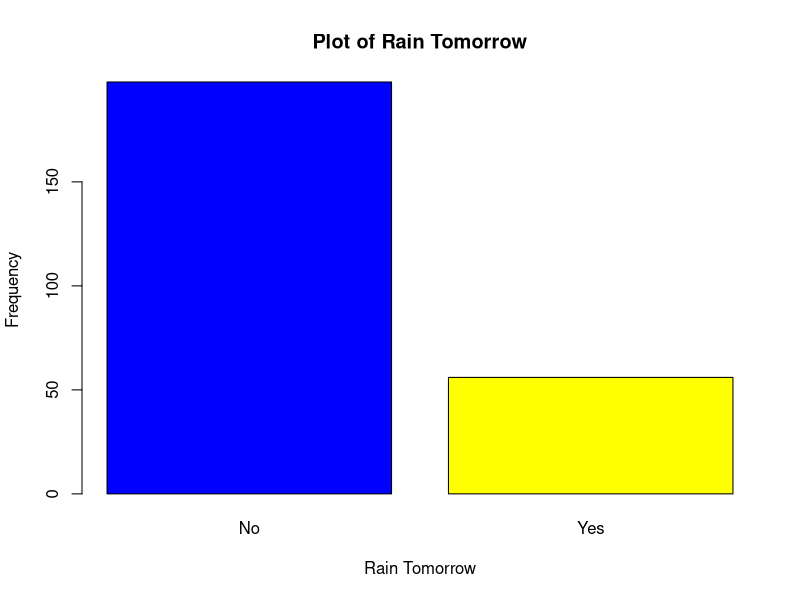
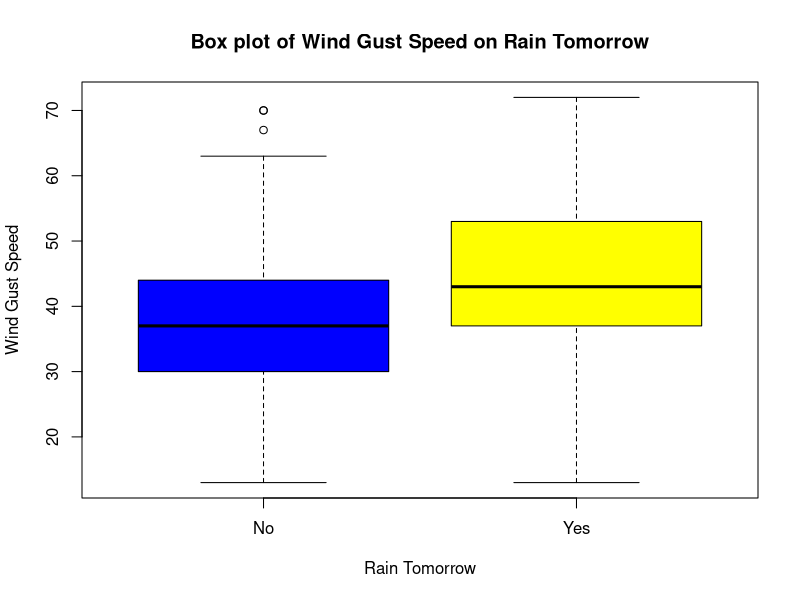
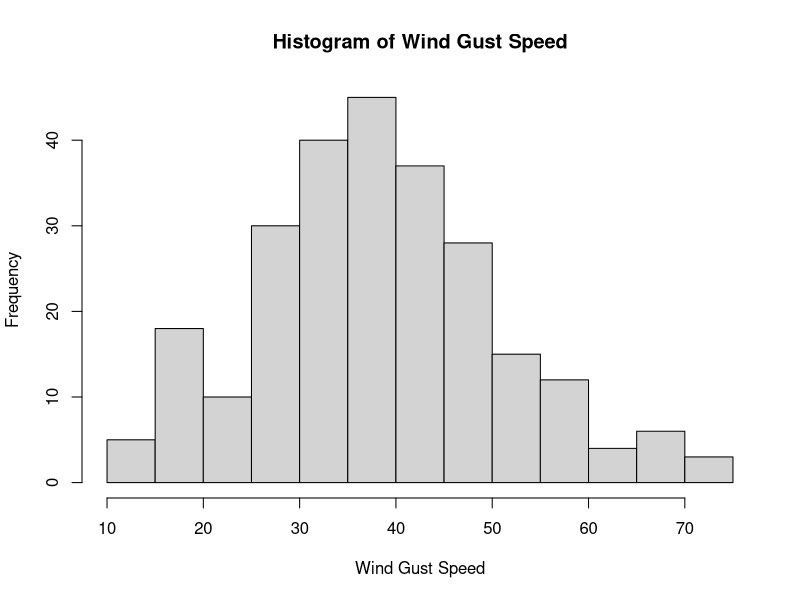
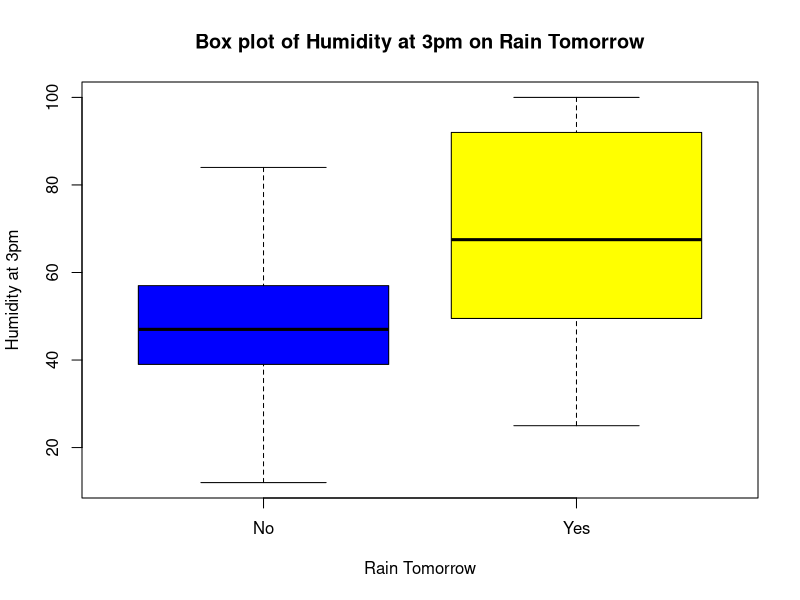
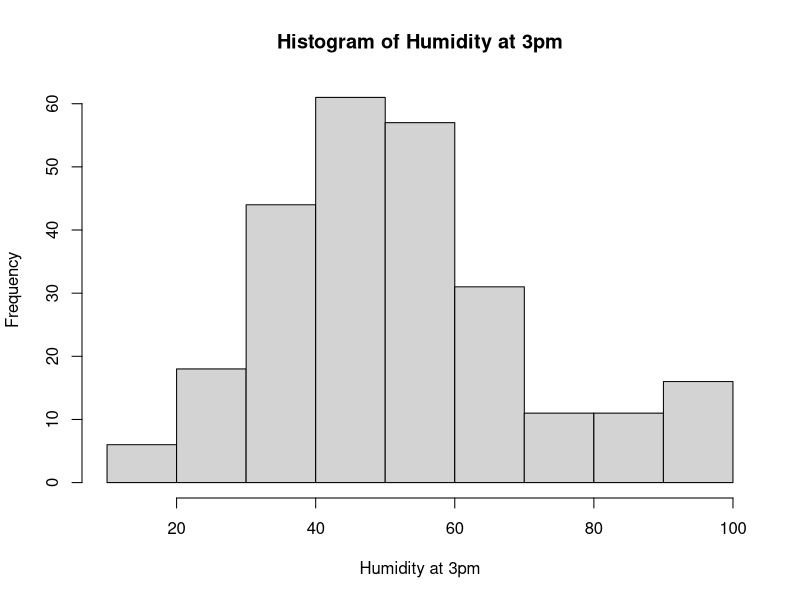
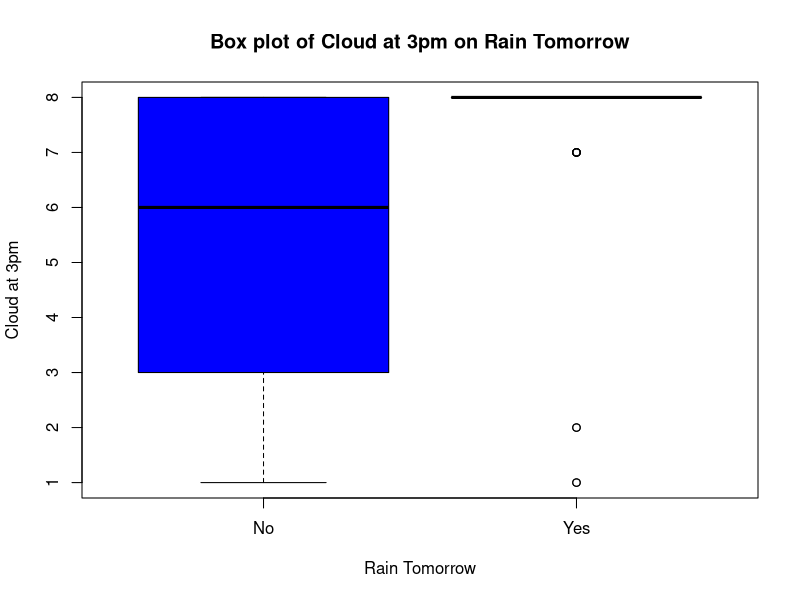
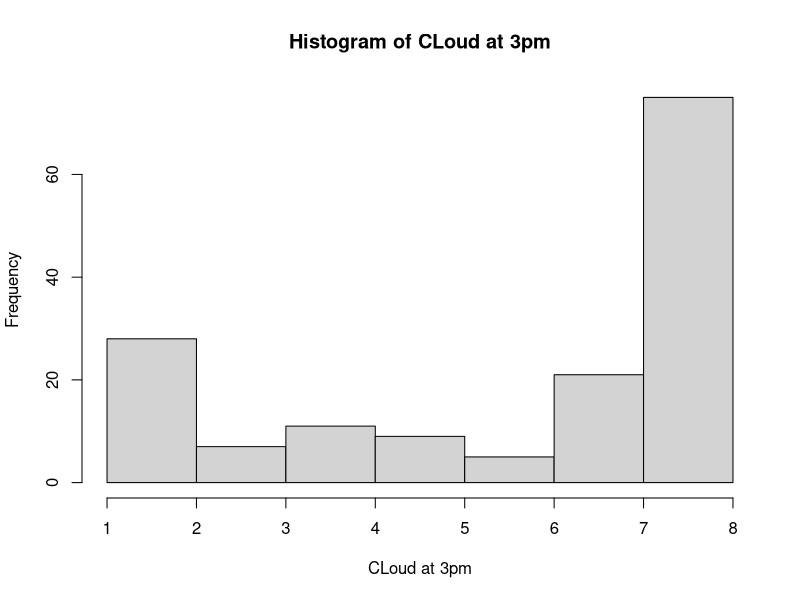
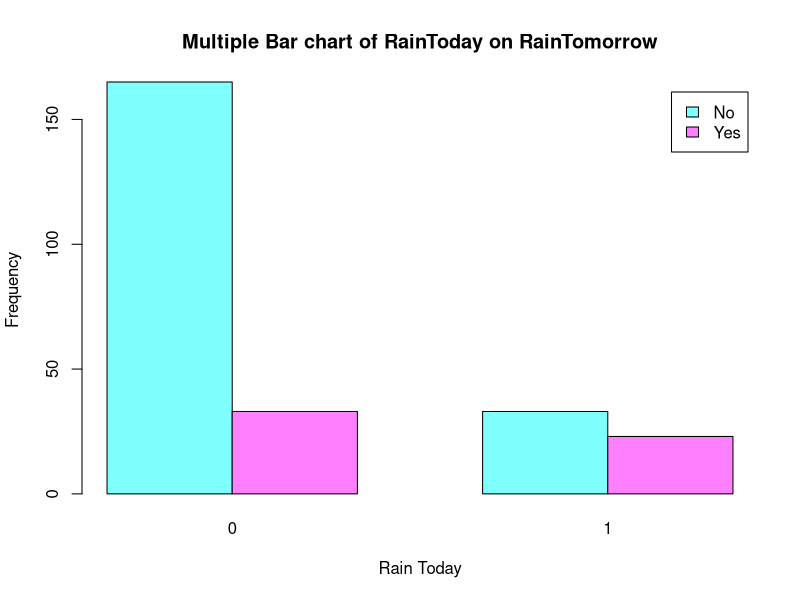

These figures' R source, in order:
######### Problem 1############
setwd("~/Documents/APSU COURSE CODE")
dat= read.csv("weather-2021.csv", check.names = F)
dim(dat)
######### Problem 2############
#2a
dat=dat[,-c(10)]
#2b
names(dat) <- c("Month", "Date", "MinTemp", "MaxTemp", "Rainfall",
                "Evaporation", "Sunshine", "WindGustDir", "WindGustSpeed",
                "Temp9am", "Humidity9am", "Cloud9am", "WindDir9am",
                "WindSpeed9am", "Pressure9am", "Temp3pm", "Humidity3pm",
                "Cloud3pm", "WindDir3pm", "WindSpeed3pm", "Pressure3pm")
dim(dat)
names(dat)
#2c
data=dat
vnames <- colnames(data)
n <- nrow(data)
out <- NULL
for (j in 1:ncol(data)){
  vname <- colnames(data)[j]
  x <- as.vector(data[,j])
  n1 <- sum(is.na(x), na.rm=TRUE)  # NA
  n2 <- sum(x=="NA", na.rm=TRUE) # "NA"
  n3 <- sum(x==" ", na.rm=TRUE)  # missing
  nmiss <- n1 + n2 + n3
  nmiss <- sum(is.na(x))
  ncomplete <- n-nmiss
  out <- rbind(out, c(col.num=j, v.name=vname, mode=mode(x), n.level=length(unique(x)),
                      ncom=ncomplete, nmiss= nmiss, miss.prop=nmiss/n))
}
out <- as.data.frame(out)
row.names(out) <- NULL
out
#2d
apply(dat,2,FUN=function(x){table(x, useNA = "ifany")})
data[data$WindSpeed9am == "Calm", ]$WindSpeed9am <- 0
table(data$WindSpeed9am,useNA="ifany")
#2e
# WindSpeed3pm data "Calm" cannot be change to 0 because of the presence
# of missing values in the dataset
# error missing values are not allowed in subscripted assignments of data frames
#data[data$WindSpeed3pm == "Calm", ]$WindSpeed3pm <- 0
data$WindSpeed9am <- as.numeric(data$WindSpeed9am)
data$WindSpeed3pm <- as.numeric(data$WindSpeed3pm)
str(data)
# 2f
data$RainToday = c(ifelse(data$Rainfall >1, 1,0))
data$RainTomorrow = c(data$RainToday[2:nrow(data)],NA) 
#2g
write.csv(data,"newDataSet.csv")
######### Problem 3 ###########
data$RainTomorrow <- ifelse(data$RainTomorrow==0, "No", "Yes")
tab=table(data$RainTomorrow,useNA="no")
tab
barplot(tab,names.arg=row.names(tab),col=c("blue","yellow"),ylab="Frequency",xlab="Rain Tomorrow",main="Plot of Rain Tomorrow")

# RainTomorrow on Wind Gust Speed
boxplot<-boxplot(data$WindGustSpeed~data$RainTomorrow,xlab="Rain Tomorrow", ylab="Wind Gust Speed",main="Box plot of Wind Gust Speed on Rain Tomorrow",col=c("blue","yellow"))
hist(data$WindGustSpeed,main="Histogram of Wind Gust Speed",xlab="Wind Gust Speed")
t.test(data$WindGustSpeed~data$RainTomorrow, data=data, alternative = "two.sided",na.action = na.omit)

# RainTomorrow on Humidity at 3pm
boxplot<-boxplot(data$Humidity3pm~data$RainTomorrow,xlab="Rain Tomorrow", ylab="Humidity at 3pm",main="Box plot of Humidity at 3pm on Rain Tomorrow",col=c("blue","yellow"))
hist(data$Humidity3pm,main="Histogram of Humidity at 3pm",xlab="Humidity at 3pm")
t.test(data$Humidity3pm~data$RainTomorrow, data=data, alternative = "two.sided",na.action = na.omit)

# RainTomorrow on Cloud3pm
boxplot<-boxplot(data$Cloud3pm~data$RainTomorrow,xlab="Rain Tomorrow", ylab="Cloud at 3pm",main="Box plot of Cloud at 3pm on Rain Tomorrow",col=c("blue","yellow"))
hist(data$Cloud3pm,main="Histogram of CLoud at 3pm",xlab="CLoud at 3pm")
wilcox.test(data$Cloud3pm~data$RainTomorrow, data=data, alternative = "two.sided",na.action = na.omit)

# RainTomorrow on Rain Today
set.seed(500)
tab2=table(data$RainTomorrow,data$RainToday,useNA = "no")
tab2
barplot(tab2,col=cm.colors(2),legend.text=c("No","Yes"),beside =T,
        xlab="Rain Today",ylab="Frequency",main="Multiple Bar chart of RainToday on RainTomorrow")
fisher.test(tab2,simulate.p.value = T)
chisq.test(tab2)

#####Month on Cloud ###
set.seed(500)
tab= table(data$Month,data$Cloud3pm)
tab
addmargins(tab)
fisher.test(tab,simulate.p.value = T)
